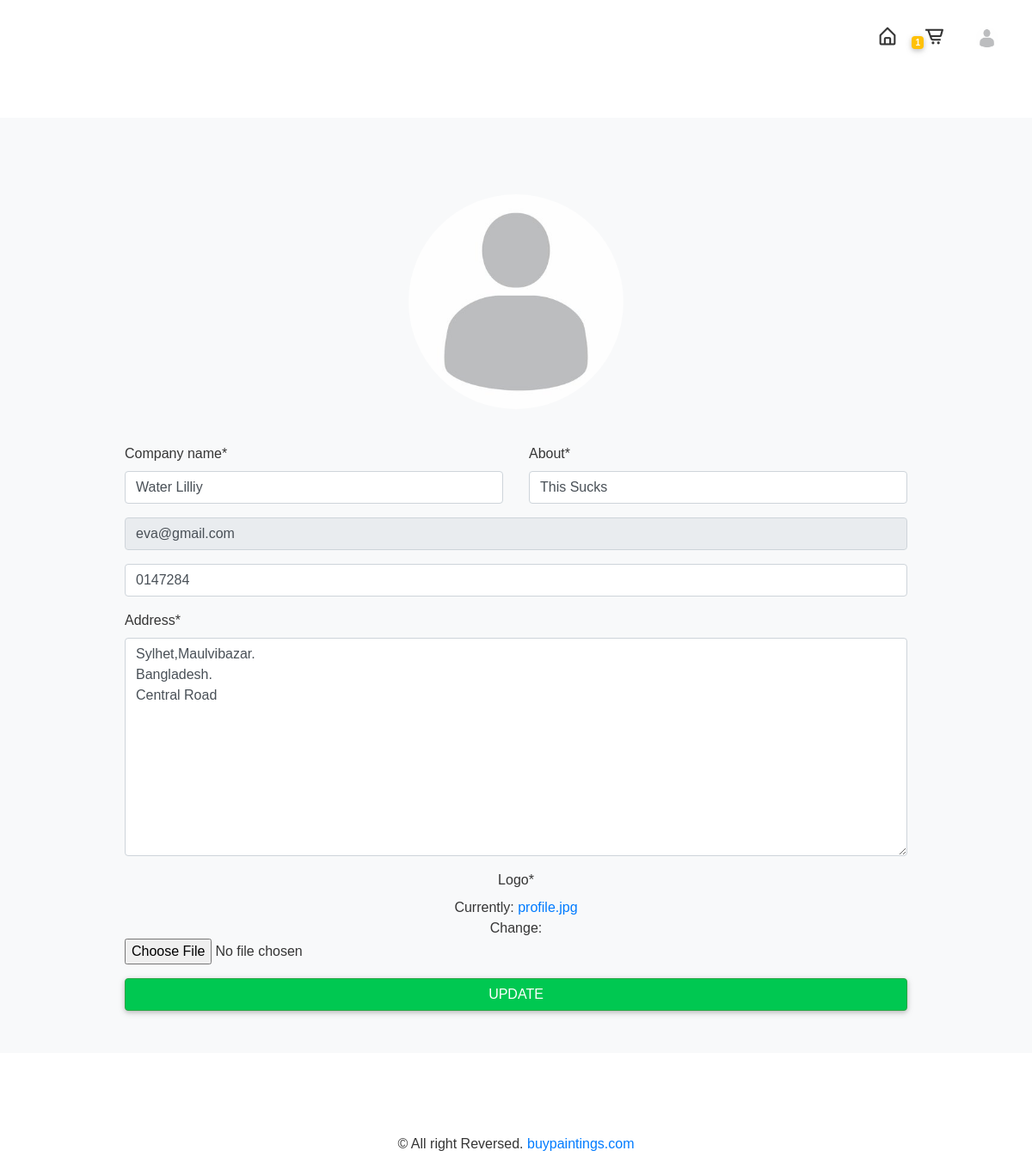
Page /seller_profile/ (signed in) on the committed database.
### home/models.py (models this page shows, shortened)
class Order_Product(models.Model):
    CHOICES = (
        ('Pending', 'Pending'),
        ('Delivered', 'Delivered'),
        ('Cancled', 'Cancled'),
    )
    user = models.ForeignKey(User, null=True, on_delete=models.CASCADE)
    cartitem = models.ManyToManyField(Cart)
    address = models.ForeignKey(address, null=True, on_delete=models.CASCADE)
    ordered = models.BooleanField(default=False)
    status = models.CharField(
        max_length=100, null=True, choices=CHOICES, default=CHOICES[0][0])

### user_accounts/models.py (models this page shows, shortened)
class Customer(models.Model):
    user = models.OneToOneField(User, null=True, on_delete=models.CASCADE)
    first_name = models.CharField(max_length=200, null=True)
    last_name = models.CharField(max_length=200, null=True)
    phone = models.CharField(max_length=200, null=True)
    email = models.CharField(max_length=200, null=True)
    profile_pic = models.ImageField(default="profile.jpg", null=True)
    date_created = models.DateTimeField(auto_now_add=True, null=True)

### seller_accounts/models.py (models this page shows, shortened)
class Seller(models.Model):
    user = models.OneToOneField(User, null=True, on_delete=models.CASCADE)
    company_name = models.CharField(max_length=200, null=True)
    about = models.CharField(max_length=200, null=True)
    phone = models.CharField(max_length=200, null=True)
    email = models.CharField(max_length=200, null=True)
    address = models.TextField()
    logo = models.ImageField(default="profile.jpg", null=True)
    date_created = models.DateTimeField(auto_now_add=True, null=True)

### seller_accounts/views.py (the view)
# urls.py: path('seller_profile/', seller_profilePage, name="seller_profile"),
@login_required
def seller_profilePage(request):
    seller = request.user.seller
    form = SellerForm(instance=seller)
    if request.method == 'POST':
        form = SellerForm(request.POST, request.FILES, instance=seller)
        if form.is_valid():
            form.save()
    context = {'form': form}
    return render(request, 'seller_profile.html', context)

### seller_accounts/forms.py
class SellerForm(ModelForm):
    class Meta:
        model = Seller
        fields = '__all__'
        exclude = ['user']
        labels = {
            'first_name': '',
            'last_name': '',
            'email': '',
            'phone': '',
            'profile_pic': '',
        }

### home/templatetags/cartcounter.py (called while the page is built)
@register.filter
def cart_count(user):
    order = Order_Product.objects.filter(user=user, ordered=False)
    if order.exists():
        return order[0].cartitem.count()
    else:
        return 0

### seller_accounts/templates/seller_profile.html (shortened to what this page needs)
{% extends 'base.html' %} {% block title %}{% load crispy_forms_tags %}
{% endblock title %} {% block content %}
<section class="account bg-light">
  <div class="animated fadeInDown login bg-light px-5 mx-5 my-5">
    <form
      class="text-center border border-light p-5"
      method="POST"
      enctype="multipart/form-data"
    >
      {% load static %} {% csrf_token %}
      <img
        src="{{request.user.seller.logo.url}}"
        alt="avatar"
        style="object-fit: cover; margin: 40px"
        class="rounded-circle img-fluid"
        width="250"
      />
      <div class="row">
        <div class="col">
          <div class="text-left">{{form.company_name|as_crispy_field}}</div>
        </div>
        <div class="col">
          <div class="text-left">{{form.about|as_crispy_field}}</div>
        </div>
      </div>
      <div class="text-left">{{form.email|as_crispy_field}}</div>
      <div class="text-left">{{form.phone|as_crispy_field}}</div>
      <div class="text-left">{{form.address|as_crispy_field}}</div>
      <div class="mt-2">
        <div class="text-center text-dm">{{form.logo|as_crispy_field}}</div>
      </div>
      <input
        class="btn btn-success mt-2 btn-block"
        value="Update"
        type="submit"
      />
    </form>
  </div>
</section>
{% endblock content %}

### templates/base.html (shortened to what this page needs)
<!DOCTYPE html>
<html lang="en">
  <head>
    {% load static %}
    <link rel="stylesheet" href="{% static 'css/style.css' %}" />
    <link rel="stylesheet" href="{% static 'css/mdb.css' %}" />
    <link
      rel="stylesheet"
      href="https://stackpath.bootstrapcdn.com/bootstrap/4.5.2/css/bootstrap.min.css"
    />
    <link
      rel="stylesheet"
      href="https://cdnjs.cloudflare.com/ajax/libs/font-awesome/5.15.1/css/all.min.css"
    />
    <link
      href="https://unpkg.com/boxicons@2.0.7/css/boxicons.min.css"
      rel="stylesheet"
    />
    <link
      rel="stylesheet"
      href="https://stackpath.bootstrapcdn.com/font-awesome/4.7.0/css/font-awesome.min.css"
    />
  </head>
  <body>
    <header class="py-3">
      <div class="row flex-nowrap justify-content-between align-items-center">
        <div class="col-4 pt-1">
        </div>
        <div class="col-4 d-flex justify-content-end align-items-center">
          <a class="link" href="{% url 'home' %}">
            <i style="font-size: 25px" class="bx bx-home-alt"></i
          ></a>
          {% if user.is_authenticated %}{% load cartcounter %}
          <a class="nav-link" href="{% url 'cart' %}">
            <span style="font-size: 10px" class="badge badge-sm bg-warning"
              >{{request.user | cart_count }}</span
            ><i style="font-size: 25px" class="bx bx-cart-alt bx-tada pr-1"></i>
          </a>
          <div class="dropdown pr-4">
            <a class="nav-link dropbtn" href="#">
              <img
                width="25"
                src="{{request.user.customer.profile_pic.url}}"
                class="rounded-circle z-depth-0"
                alt="avatar image"
              />
            </a>
          </div>
          {% endif %}
        </div>
      </div>
    </header>
    {%block content%} {%endblock content%}
    <footer>
      <div class="p-0 m-0">
        <div class="p-4 text-center">
          <p class="h6 p-4">
            © All right Reversed.<a href="#"> buypaintings.com</a>
          </p>
        </div>
      </div>
    </footer>
  </body>
</html>

### static/css/style.css (style rules this page uses)
* { padding: 0%; margin: 0%; scroll-behavior: smooth; color: #353535; }

### templates/base.html (style rules this page uses)
body { margin: 0; padding: 0; font-family: "Teko", sans-serif; }
.dropbtn { padding: 16px; font-size: 16px; border: none; }
.dropdown { position: relative; display: inline-block; }

### rows in the picture
Seller: company_name "Water Lilliy", about "This Sucks", email "eva@gmail.com", phone "0147284", address "Sylhet,Maulvibazar. Bangladesh. Central Road"

### other values in the picture
{{ request.user | cart_count }} "1"
